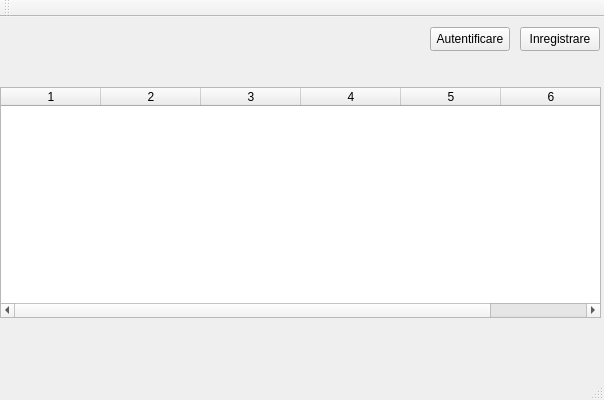
<?xml version="1.0" encoding="UTF-8"?>
<ui version="4.0">
 <class>MainWindowClass</class>
 <widget class="QMainWindow" name="MainWindowClass">
  <property name="geometry">
   <rect>
    <x>0</x>
    <y>0</y>
    <width>604</width>
    <height>400</height>
   </rect>
  </property>
  <property name="windowTitle">
   <string>MainWindow</string>
  </property>
  <widget class="QWidget" name="centralWidget">
   <widget class="QPushButton" name="signupButton">
    <property name="geometry">
     <rect>
      <x>520</x>
      <y>10</y>
      <width>80</width>
      <height>24</height>
     </rect>
    </property>
    <property name="text">
     <string>Inregistrare</string>
    </property>
   </widget>
   <widget class="QPushButton" name="loginButton">
    <property name="geometry">
     <rect>
      <x>430</x>
      <y>10</y>
      <width>80</width>
      <height>24</height>
     </rect>
    </property>
    <property name="text">
     <string>Autentificare</string>
    </property>
   </widget>
   <widget class="QTableWidget" name="tableOffers">
    <property name="geometry">
     <rect>
      <x>0</x>
      <y>70</y>
      <width>601</width>
      <height>231</height>
     </rect>
    </property>
    <property name="columnCount">
     <number>6</number>
    </property>
    <column/>
    <column/>
    <column/>
    <column/>
    <column/>
    <column/>
   </widget>
  </widget>
  <widget class="QMenuBar" name="menuBar">
   <property name="geometry">
    <rect>
     <x>0</x>
     <y>0</y>
     <width>604</width>
     <height>21</height>
    </rect>
   </property>
  </widget>
  <widget class="QToolBar" name="mainToolBar">
   <attribute name="toolBarArea">
    <enum>TopToolBarArea</enum>
   </attribute>
   <attribute name="toolBarBreak">
    <bool>false</bool>
   </attribute>
  </widget>
  <widget class="QStatusBar" name="statusBar"/>
 </widget>
 <layoutdefault spacing="6" margin="11"/>
 <resources/>
 <connections/>
</ui>
